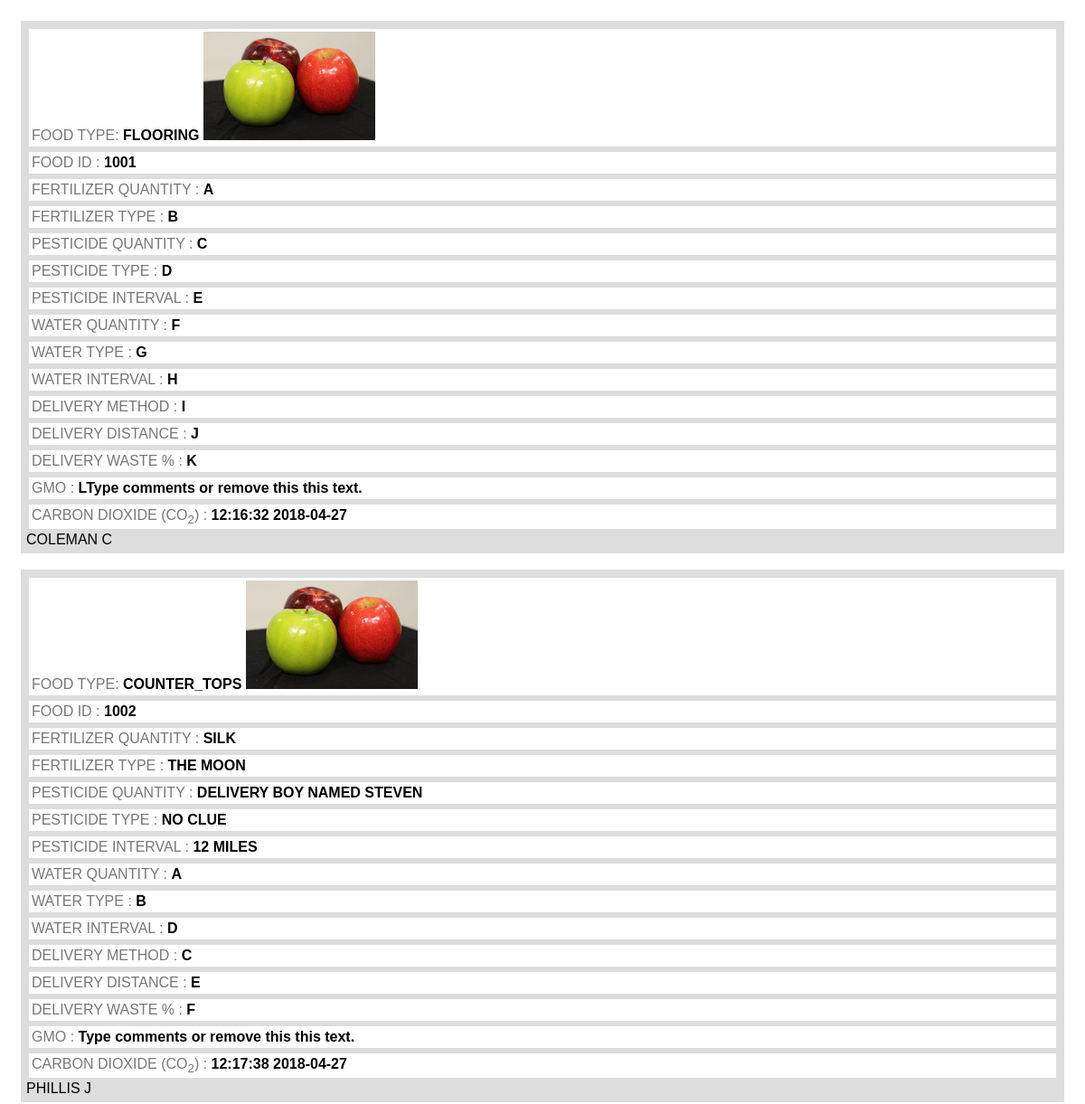
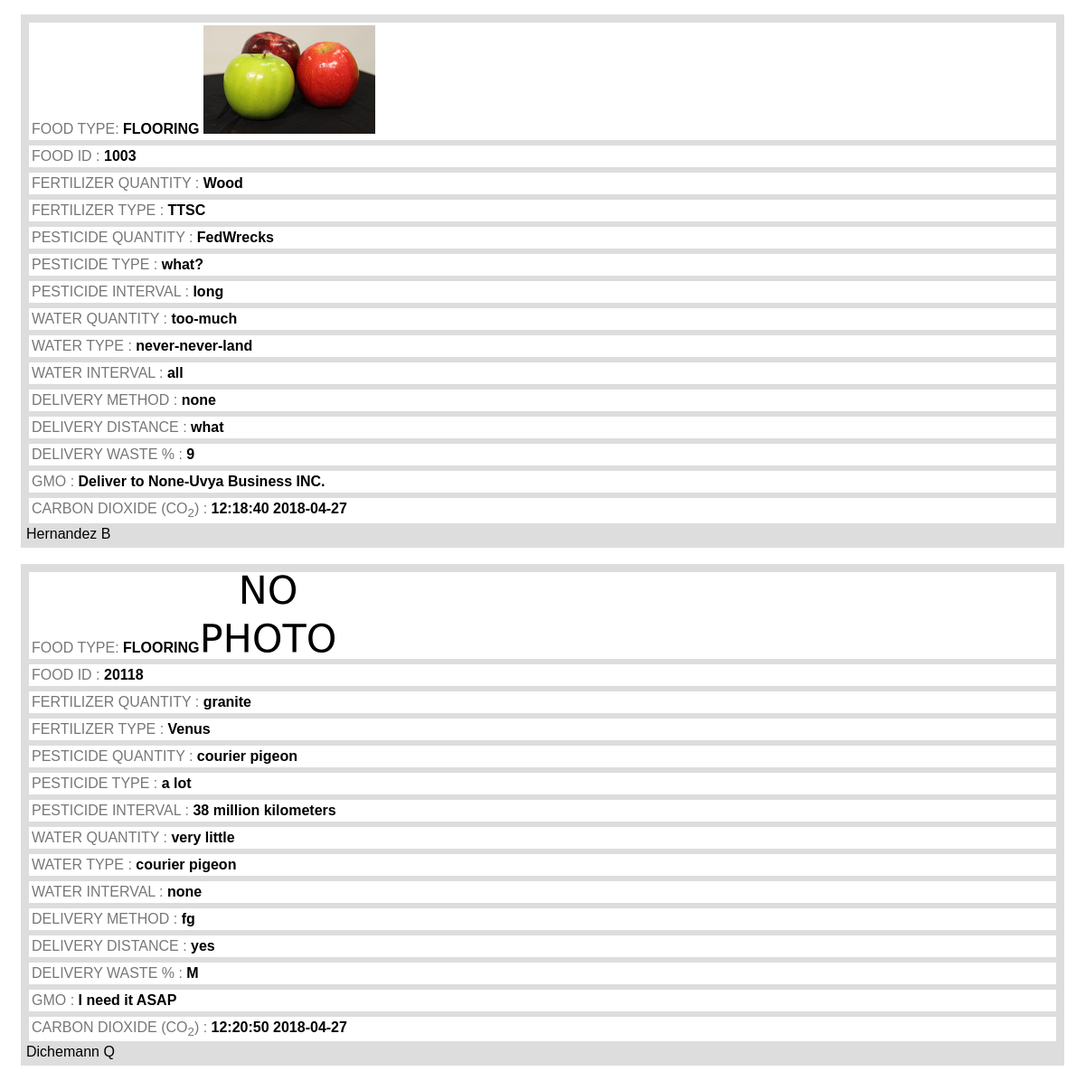
The app's page /selectall.php with its own data (2 pictures, top to bottom).
### tables this page shows
CREATE TABLE `materials` (
  `last` varchar(64) NOT NULL,
  `first` varchar(1) NOT NULL,
  `catagory` varchar(16) NOT NULL,
  `id` varchar(16) NOT NULL,
  `material` varchar(64) NOT NULL,
  `location` varchar(64) NOT NULL,
  `delivery_method` varchar(64) NOT NULL,
  `eco_impact` varchar(64) NOT NULL,
  `delivery_distance` varchar(64) NOT NULL,
  `co2_footprint` varchar(64) NOT NULL,
  `labor_source` varchar(64) NOT NULL,
  `hazardous_chemicals` varchar(64) NOT NULL,
  `durability` varchar(64) NOT NULL,
  `rf_rating` varchar(64) NOT NULL,
  `rating` varchar(1) NOT NULL,
  `comments` text NOT NULL,
  `date_time` varchar(64) NOT NULL
);

### selectall.php (the view, shortened to what this page needs)
<!DOCTYPE html>
<html>
<head>
</head>
<body>
<div class="col-m-12">
<?php
		include 'db/db.php';
		$connection = mysqli_connect($host,$dbuser,$dbpass);
		mysqli_select_db($connection,$dbname);
		$sql = "select * from building.materials";
		$result = mysqli_query ($connection,$sql);
		echo "<div id = content>";
		while ($row = mysqli_fetch_row($result)){
				$photo = "photos/nophoto.png";
        if (($row[3]) == 1001){$photo = "photos/apples.jpg"; $tree = "img/1tree.png";      }
  			if (($row[3]) == 1002){$photo = "photos/apples.jpg"; $tree= "img/1tree.png";      }
  			if (($row[3]) == 1003){$photo = "photos/apples.jpg"; $tree = "img/1tree.png";      }
			echo "<div class = dataoutline>";
				echo "<div class =label >FOOD TYPE: ";
					echo "<span style=color:#000;font-weight:bold>$row[2] </span><img src = $photo></div>";
				echo "<div class =label >FOOD ID	: ";
					echo "<span style=color:#000;font-weight:bold>$row[3] </span></div>";
				echo "<div class =label >FERTILIZER QUANTITY : ";
					echo "<span style=color:#000;font-weight:bold>$row[4] </span></div>";
				echo "<div class =label >FERTILIZER TYPE : ";
					echo "<span style=color:#000;font-weight:bold>$row[5] </span></div>";
				echo "<div class =label >PESTICIDE QUANTITY : ";
					echo "<span style=color:#000;font-weight:bold>$row[6] </span></div>";
				echo "<div class =label >PESTICIDE TYPE : ";
					echo "<span style=color:#000;font-weight:bold>$row[7] </span></div>";
				echo "<div class =label >PESTICIDE INTERVAL : ";
					echo "<span style=color:#000;font-weight:bold>$row[8] </span></div>";
				echo "<div class =label >WATER QUANTITY  : ";
					echo "<span style=color:#000;font-weight:bold>$row[9] </span></div>";
				echo "<div class =label >WATER TYPE : ";
					echo "<span style=color:#000;font-weight:bold>$row[10] </span></div>";
				echo "<div class =label >WATER INTERVAL : ";
					echo "<span style=color:#000;font-weight:bold>$row[11] </span></div>";
				echo "<div class =label >DELIVERY METHOD  : ";
					echo "<span style=color:#000;font-weight:bold>$row[12] </span></div>";
				echo "<div class =label >DELIVERY DISTANCE  : ";
					echo "<span style=color:#000;font-weight:bold>$row[13] </span></div>";
				echo "<div class =label >DELIVERY WASTE % : ";
					echo "<span style=color:#000;font-weight:bold>$row[14] </span></div>";
				echo "<div class =label >GMO  :  ";
					echo "<span style=color:#000;font-weight:bold>$row[15] </span></div>";
				echo "<div class =label >CARBON DIOXIDE (CO<sub>2</sub>) : ";
					echo "<span style=color:#000;font-weight:bold>$row[16] </span></div>";
				echo "$row[0] $row[1]";
				echo "</div><br />";
		}
	echo "</div>";
?>
</div>
</body>
</html>

### selectall.php (style rules this page uses)
* { box-sizing: border-box; }
[class*="col-"] { float: left; padding: 15px; }
html { font-family: Arial, Helvetica, sans-serif; }
[class*="col-"] { width: 100%; }
div.label { background-color:#fff; color: #777; border-style: solid; border-color: #ddd #ddd; padding: 3px; }
div.dataoutline { background-color:#ddd; color: #000; border-style: solid; border-color: #ddd #ddd; padding: 3px; }
@media only screen and (min-width: 600px) { .col-m-12 { width: 100%; } }

### records on screen
materials: catagory "FLOORING", id "1001", material "A", location "B", delivery_method "C", eco_impact "D", delivery_distance "E", co2_footprint "F", labor_source "G", hazardous_chemicals "H", durability "I", rf_rating "J", rating "K", comments "LType comments or remove this this text.", date_time "12:16:32 2018-04-27", last "COLEMAN", first "C"
materials: catagory "COUNTER_TOPS", id "1002", material "SILK", location "THE MOON", delivery_method "DELIVERY BOY NAMED STEVEN", eco_impact "NO CLUE", delivery_distance "12 MILES", co2_footprint "A", labor_source "B", hazardous_chemicals "D", durability "C", rf_rating "E", rating "F", comments "Type comments or remove this this text.", date_time "12:17:38 2018-04-27", last "PHILLIS", first "J"
materials: catagory "FLOORING", id "1003", material "Wood", location "TTSC", delivery_method "FedWrecks", eco_impact "what?", delivery_distance "long", co2_footprint "too-much", labor_source "never-never-land", hazardous_chemicals "all", durability "none", rf_rating "what", rating "9", comments "Deliver to None-Uvya Business INC.", date_time "12:18:40 2018-04-27", last "Hernandez", first "B"
materials: catagory "FLOORING", shows a picture, id "20118", material "granite", location "Venus", delivery_method "courier pigeon", eco_impact "a lot", delivery_distance "38 million kilometers", co2_footprint "very little", labor_source "courier pigeon", hazardous_chemicals "none", durability "fg", rf_rating "yes", rating "M", comments "I need it ASAP", date_time "12:20:50 2018-04-27", last "Dichemann", first "Q"
